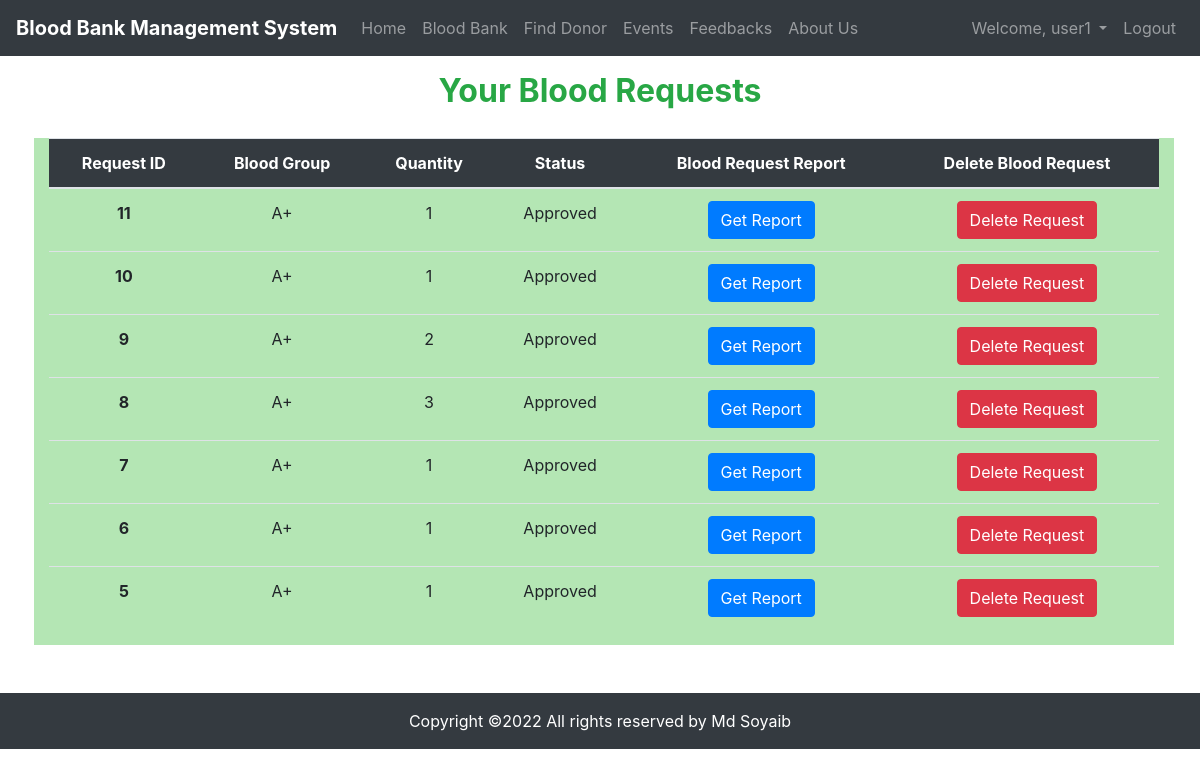
/blood_requests (signed in), run on an earlier commit of the app's database.
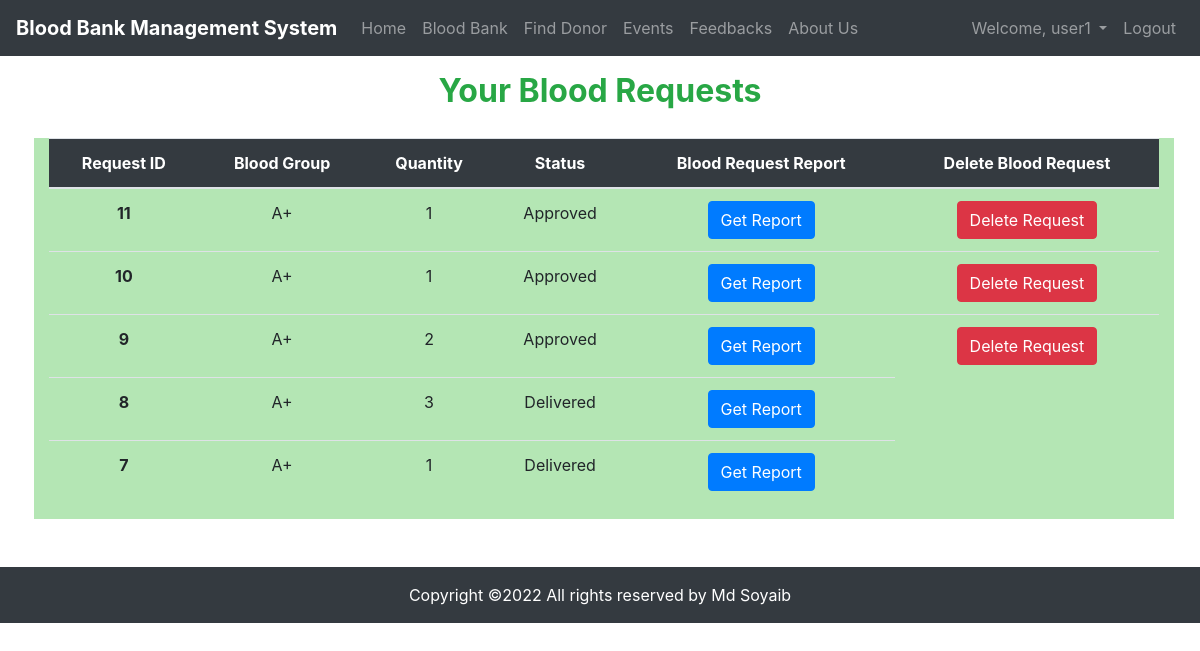
And on a later commit of the database.
### app/models.py (models this page shows, shortened)
class CustomUser(AbstractUser):
    email = models.EmailField(max_length=100, blank=True, unique=True, null=True)
    phone = models.CharField(verbose_name=_("Mobile phone"), max_length=14, blank=True, null=True, unique=True)
    city = models.CharField(max_length=50, null=True, blank=True)
    role = models.CharField(max_length=50, null=True, blank=True)
    blood = models.CharField(verbose_name=_("Blood Group"), max_length=10, null=True, blank=True)
    created_at = models.DateTimeField(auto_now_add=True, blank=True, null=True)
    updated_at = models.DateTimeField(auto_now=True, blank=True, null=True)

class BloodRequest(models.Model):
    status = (
        ("Approved", "Approved"),
        ("Delivered", "Delivered"),
        ("Canceled", "Canceled"),
    )
    blood = models.ForeignKey(Blood, on_delete=models.PROTECT, null=True, blank=True)
    user = models.ForeignKey(CustomUser, on_delete=models.PROTECT, null=True, blank=True)
    amount = models.PositiveIntegerField(null=True, blank=True)
    status = models.CharField(max_length=20, null=True, blank=True, choices=status, default="Approved")
    created_at = models.DateTimeField(auto_now_add=True, blank=True, null=True)
    updated_at = models.DateTimeField(auto_now=True, blank=True, null=True)

class Blood(models.Model):
    group = models.CharField(verbose_name=_("Blood Group"), max_length=10, unique=True, null=True, blank=True)
    stock = models.PositiveIntegerField(null=True, blank=True)
    photo = models.ImageField(null=True, blank=True, upload_to='blood')
    status = models.BooleanField(null=True, blank=True)
    created_at = models.DateTimeField(auto_now_add=True, blank=True, null=True)
    updated_at = models.DateTimeField(auto_now=True, blank=True, null=True)

### app/views.py (the view)
# urls.py: path('blood_requests', BloodRequestHistory.as_view(), name="blood_requests"),
class BloodRequestHistory(View):
    def get(self, request):
        user = request.user
        if user.is_authenticated:
            brequest = BloodRequest.objects.filter(user=user).order_by('-id')
            return render(request, 'blood_request_history.html', {'brequest':brequest})
        else:
            messages.warning(request, "Login first to access that page")
            return redirect('login')

### templates/blood_request_history.html (shortened to what this page needs)
{% extends 'base.html' %}
{% block content %}
    <div class="container">
        <div class="row">
            <div class="col-lg-12 text-center pt-3 pb-3 text-success">
                <h2><b>Your Blood Requests</b></h2>
            </div>
            <div class="col-lg-12 ml-1 mr-1 mt-1 mb-5" style="background-color: rgb(180, 230, 180);">
                <table class="table table-hover text-center">
                    <thead class="bg-dark text-white">
                      <tr>
                        <th scope="col">Request ID</th>
                        <th scope="col">Blood Group</th>
                        <th scope="col">Quantity</th>
                        <th scope="col">Status</th>
                        <th scope="col">Blood Request Report</th>
                        <th scope="col">Delete Blood Request</th>
                      </tr>
                    </thead>
                    <tbody>
                        {% for brequest in brequest %}
                        <tr>
                            <th scope="row">{{brequest.id}}</th>
                            <td>{{brequest.blood.group}}</td>
                            <td>{{brequest.amount}}</td>
                            <td>{{brequest.status}}</td>
                            <td><button class="btn btn-primary" type="submit"><a href="blood_requests/report/{{brequest.id}}" class="text-white" style="text-decoration: none;" target="_blank">Get Report</a></button></td>
                            <form method="post" action="delete_blood_request">
                                {% if brequest.status == "Approved" %}
                                <td><button class="btn btn-danger" type="submit">Delete Request</button></td>
                                {% endif %}
                            </form>
                        </tr>
                        {% endfor %}
                    </tbody>
                </table>
            </div>
        </div>
    </div>
{% endblock content %}

### templates/base.html (shortened to what this page needs)
<!DOCTYPE html>
<html lang="en">
<head>
    <link rel="stylesheet" href="/static/css/bootstrap.min.css" type="text/css">
    <link rel="stylesheet" href="/static/css/style.css" type="text/css">
    <link rel="stylesheet" href="https://cdnjs.cloudflare.com/ajax/libs/font-awesome/6.0.0/css/all.min.css" type="text/css">
</head>
<body>
<nav class="navbar navbar-expand-lg navbar-dark bg-dark">
    <a class="navbar-brand" href="{% url 'home' %}"><b>Blood Bank Management System</b></a>
    <div class="collapse navbar-collapse" id="navbarSupportedContent">
        <ul class="navbar-nav mr-auto">
            <li class="">
                <a class="nav-link" href="{% url 'home' %}">Home <span class="sr-only">(current)</span></a>
            </li>
            {% if user.is_authenticated %}
            <li class="">
                <a class="nav-link" href="{% url 'blood_bank' %}">Blood Bank <span class="sr-only">(current)</span></a>
            </li>
            <li class="">
                <a class="nav-link" href="">Find Donor <span class="sr-only">(current)</span></a>
            </li>
            {% endif %}
            <li class="">
                <a class="nav-link" href="{% url 'event' %}">Events<span class="sr-only"></a>
            </li>
            <li class="">
                <a class="nav-link" href="{% url 'feedback' %}">Feedbacks</a>
            </li>
            <li class="">
                <a class="nav-link" href="{% url 'about' %}">About Us</a>
            </li>
        </ul>
        <ul class="navbar-nav">
            {% if user.is_authenticated %}
            <li class="nav-item dropdown">
                <a class="nav-link dropdown-toggle" href="#" id="navbarDropdown" role="button" data-toggle="dropdown"
                   aria-haspopup="true" aria-expanded="false">
                    Welcome, {{user.username}}
                </a>
            </li>
            <li class="nav-item">
                <a class="nav-link" href="{% url 'logout' %}">Logout</a>
            </li>
            {% endif %}
        </ul>
    </div>
</nav>
{% block content %}
{% endblock content %}
<footer class="bg-light text-center text-lg-start">
    <div class="text-center p-3 bg-dark" style="color:white;">
        Copyright &copy;<script>document.write(new Date().getFullYear());</script>
        All rights reserved by Md Soyaib
    </div>
</footer>
</body>
</html>

What changed in the data, as far as the page shows it:
removed BloodRequest: id "6", blood.group "A+", amount "1", status "Approved"
removed BloodRequest: id "5", blood.group "A+", amount "1", status "Approved"
changed BloodRequest id 8: status "Approved" → "Delivered"; no longer shows "Delete Request"
changed BloodRequest id 7: status "Approved" → "Delivered"; no longer shows "Delete Request"
